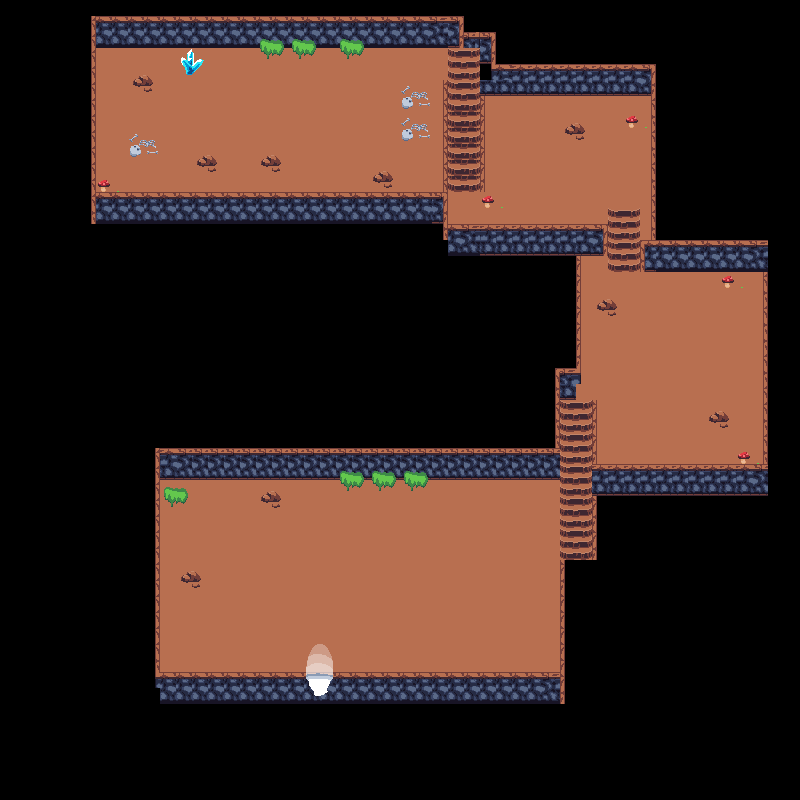

Below is a game level as drawn by its tile map, then a one-line description and the .tmx that defines it (tile-layer data replaced by summaries):
An orthogonal 50x50 tile map with 16x16 px tiles, 4 tile layers (floor, stairs, walls, decorations) and 56 objects (48x collision, exit_dungeon, spawn_dungeon, boss_path1, boss_path2, ...).

<map version="1.5" tiledversion="1.7.2" orientation="orthogonal" renderorder="right-down" width="50" height="50" tilewidth="16" tileheight="16" infinite="0" nextlayerid="9" nextobjectid="60">
 <tileset firstgid="1" source="dungeon.tsx" />
 <layer id="1" name="floor" width="50" height="50">
  <data>[2500 cells, 917 non-empty, 16 distinct tile ids]</data>
 </layer>
 <layer id="2" name="stairs" width="50" height="50">
  <data>[2500 cells, 52 non-empty, 4 distinct tile ids]</data>
 </layer>
 <layer id="3" name="walls" width="50" height="50">
  <data>[2500 cells, 374 non-empty, 29 distinct tile ids]</data>
 </layer>
 <layer id="4" name="decorations" width="50" height="50">
  <data>[2500 cells, 104 non-empty, 31 distinct tile ids]</data>
 </layer>
 <objectgroup id="6" name="objects">
  <object id="2" type="collision" x="92" y="18" width="164.667" height="27.3333" />
  <object id="3" type="collision" x="258" y="16.6667" width="202.667" height="28.6667" />
  <object id="4" type="collision" x="460.667" y="29.3333" width="35.3333" height="16.6667" />
  <object id="5" x="480.667" y="45.3333" width="15.3333" height="48" />
  <object id="6" type="collision" x="491.333" y="65.3333" width="162" height="28.6667" />
  <object id="7" type="collision" x="650.75" y="92" width="5.5" height="147.75" />
  <object id="8" type="collision" x="601.5" y="224.25" width="6" height="31.5" />
  <object id="9" type="collision" x="443.25" y="224.25" width="157" height="31.5" />
  <object id="10" type="collision" x="480" y="93" width="4.75" height="98.5" />
  <object id="11" type="collision" x="442.5" y="79.75" width="5.25" height="144.5" />
  <object id="12" type="collision" x="91.6667" y="192.667" width="351.667" height="30.6667" />
  <object id="13" type="collision" x="90.6667" y="41" width="4.66667" height="154.333" />
  <object id="14" type="collision" x="180.667" y="49" width="24" height="29.3333" />
  <object id="15" type="collision" x="132.667" y="74.6667" width="21.3333" height="17.6667" />
  <object id="16" type="collision" x="98.6667" y="180" width="11.3333" height="12" />
  <object id="17" type="collision" x="129" y="135" width="30.6667" height="23" />
  <object id="18" type="collision" x="198" y="155.333" width="19.3333" height="16" />
  <object id="19" type="collision" x="260" y="154" width="23" height="18" />
  <object id="20" type="collision" x="372.667" y="171" width="22.3333" height="17" />
  <object id="21" type="collision" x="399.667" y="85.6667" width="31" height="22" />
  <object id="22" type="collision" x="401.333" y="118" width="28.6667" height="24" />
  <object id="23" type="collision" x="260" y="39" width="23" height="19.3333" />
  <object id="24" type="collision" x="292.333" y="39.3333" width="23.6667" height="18.3333" />
  <object id="25" type="collision" x="339" y="39.6667" width="24" height="16.3333" />
  <object id="26" type="collision" x="483" y="196" width="11.3333" height="12" />
  <object id="27" type="collision" x="564.333" y="123" width="21.3333" height="17" />
  <object id="28" type="collision" x="625.667" y="116" width="13" height="11.6667" />
  <object id="29" type="collision" x="575.333" y="253.667" width="6" height="120.333" />
  <object id="30" type="collision" x="555.333" y="367.333" width="26.3333" height="6.66667" />
  <object id="31" type="collision" x="555.667" y="374.333" width="4" height="77" />
  <object id="32" type="collision" x="592" y="400.333" width="5" height="160.667" />
  <object id="33" type="collision" x="593.333" y="465" width="173.667" height="31" />
  <object id="34" type="collision" x="640.333" y="239.333" width="127.333" height="32.3333" />
  <object id="35" type="collision" x="761.667" y="268" width="5.33333" height="201" />
  <object id="36" type="collision" x="595" y="299" width="22.6667" height="18" />
  <object id="37" type="collision" x="721" y="275.667" width="14.3333" height="13.6667" />
  <object id="38" type="collision" x="708" y="411.333" width="22.6667" height="15.6667" />
  <object id="39" type="collision" x="737.667" y="451.667" width="12.6667" height="13" />
  <object id="40" type="collision" x="155.667" y="448.333" width="404" height="31" />
  <object id="41" type="collision" x="154.333" y="473.667" width="5.33333" height="230" />
  <object id="42" type="collision" x="153" y="671.667" width="410.667" height="31.6667" />
  <object id="43" type="collision" x="558.667" y="558.667" width="5" height="116.333" />
  <object id="44" type="collision" x="559.667" y="556" width="37.3333" height="5.33333" />
  <object id="45" type="collision" x="164.667" y="487.667" width="23" height="20" />
  <object id="46" type="collision" x="260.333" y="489.667" width="25" height="21" />
  <object id="47" type="collision" x="178.667" y="567.667" width="21.3333" height="19.3333" />
  <object id="48" type="collision" x="339" y="468.667" width="27" height="21" />
  <object id="49" type="collision" x="371" y="469" width="26.6667" height="19.6667" />
  <object id="50" type="collision" x="405.333" y="469" width="23" height="19.6667" />
  <object id="51" x="394" y="484.667" height="0.333333" />
  <object id="53" name="exit_dungeon" x="302.667" y="650.333" width="34" height="43.6667" />
  <object id="54" name="spawn_dungeon" x="273.333" y="604.333">
   <point />
  </object>
 </objectgroup>
 <objectgroup id="8" name="NPCPath">
  <object id="56" name="boss_path1" x="208.333" y="527" width="15" height="16.6667" />
  <object id="57" name="boss_path2" x="511.667" y="528" width="15.6667" height="15.6667" />
  <object id="58" name="boss_path3" x="512.333" y="608.667" width="14.6667" height="15.6667" />
  <object id="59" name="boss_path4" x="208" y="608" width="15.3333" height="15.6667" />
 </objectgroup>
</map>
